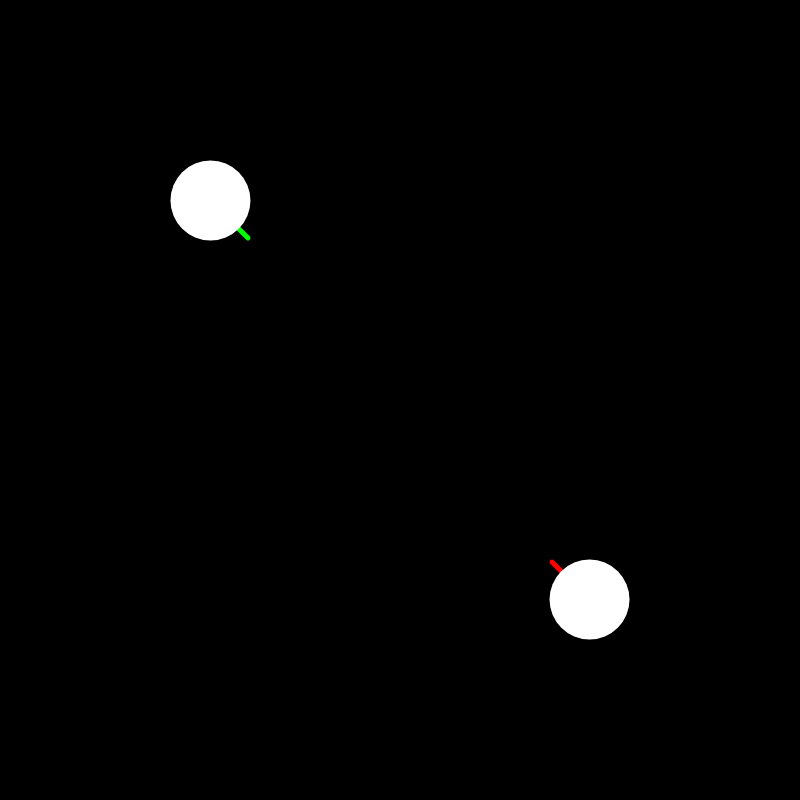
Frame 1 (no input)
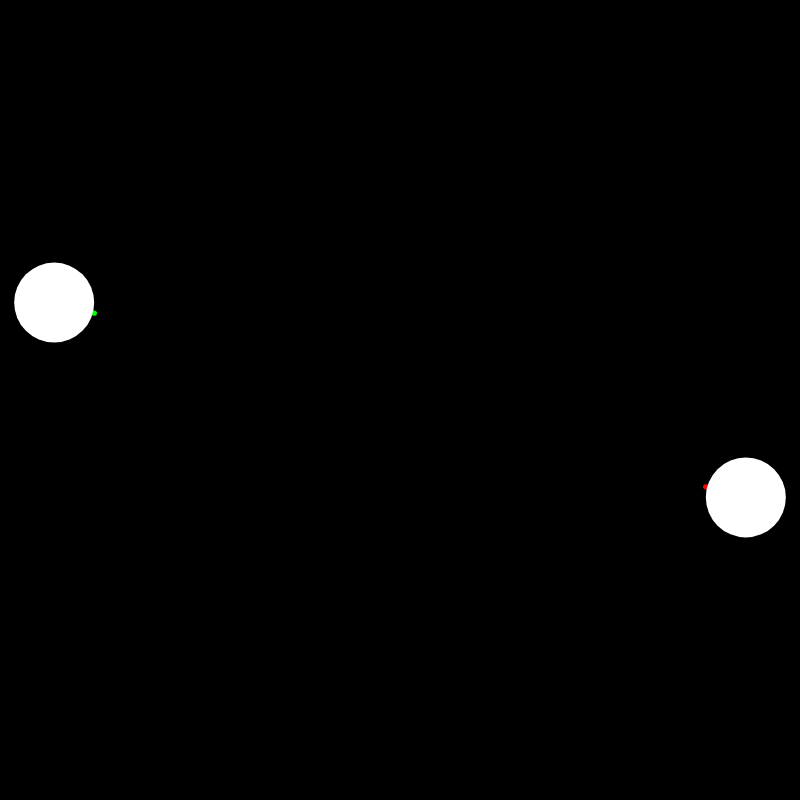
Frame 60 (no input)
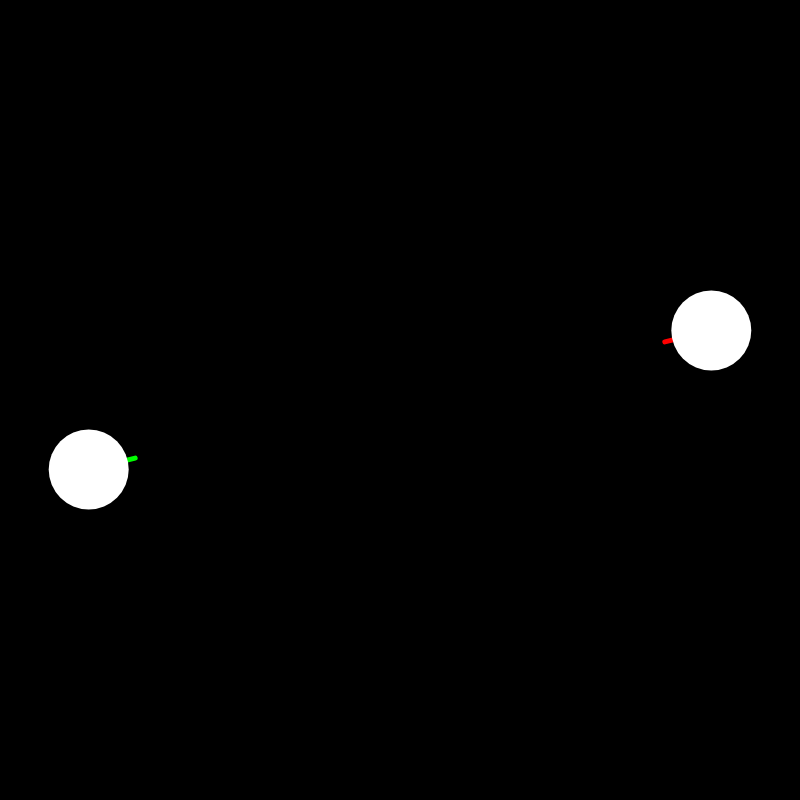
Frame 120 (the mouse pressed at the canvas centre since frame 60)

The p5.js sketch that drew these frames (run headless with seeded random() and noise() and a simulated clock; from frame 60 on, the mouse is pressed at the canvas centre):

// p5.js sketch
// ── sketch.js
//Two orbiting bodies
//Miguel Rodríguez 
//11-02-2024

const WIDTH = 800
const HEIGHT = 800
const G = 14 
let astro1
let astro2
let pos1prev
let pos2prev

function setup() {
  createCanvas(WIDTH, HEIGHT);
  background(0)
  astro1 = new Astro(createVector(200, 200), createVector(10, 0), 150, 80)
  astro2 = new Astro(createVector(600, 600), createVector(-10, 0), 100, 80)
}

function draw() {
  pos1prev = createVector(astro1.pos.x, astro1.pos.y)
  pos2prev = createVector(astro2.pos.x, astro2.pos.y)
  background(0)
  const force = p5.Vector.sub(astro1.pos, astro2.pos);
  let R = force.mag();
  const pull = -G * (astro1.m * astro2.m) / (R * R)
  force.setMag(pull);
  
  astro1.vel.add(force);
  astro1.pos.add(astro1.vel)
  
  force.mult(-1)
  astro2.vel.add(force);
  astro2.pos.add(astro2.vel)
  
  push()
  R /= 7
  strokeWeight(5)
  stroke(255, 0, 0)
  line(astro2.pos.x, astro2.pos.y, astro2.pos.x+force.x*R, astro2.pos.y+force.y*R)
  force.mult(-1)
  stroke(0, 255, 0)
  line(astro1.pos.x, astro1.pos.y, astro1.pos.x+force.x*R, astro1.pos.y+force.y*R)
  pop()
  

  astro1.show()
  astro2.show()
  
  stroke(255)
  //line(pos1prev.x, pos1prev.y, astro1.pos.x, astro1.pos.y)
  //line(pos2prev.x, pos2prev.y, astro2.pos.x, astro2.pos.y)
  
  
}
// ── astro.js
class Astro{
  constructor(pos, vel, m, r){
    this.pos = pos
    this.vel = vel
    this.m = m
    this.r = r
  }
  
  show(){
    fill(255)
    noStroke()
    circle(this.pos.x, this.pos.y, this.r)
  }
  
  
}
